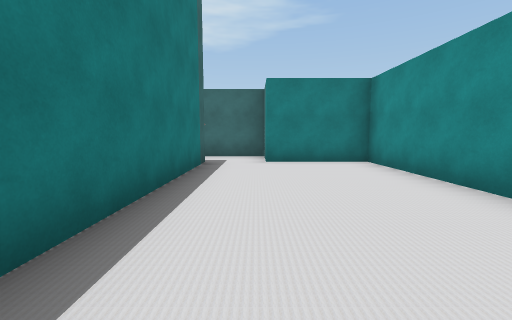
View 1 (above)

15 first-person views from a walk through a 3-D level made in the Unity game engine. The camera is 1.4 m above the floor, tilts 6° down and sees 90° across. The floor is counted in squares, 2 m on a side. Each view is taken from the middle of a square. On the plan, view 1 faces up. The plan holds only what a view shows up to about 9 squares ahead; the rest is blank. The player is left out. Some surface patterns are stand-ins.

View 2
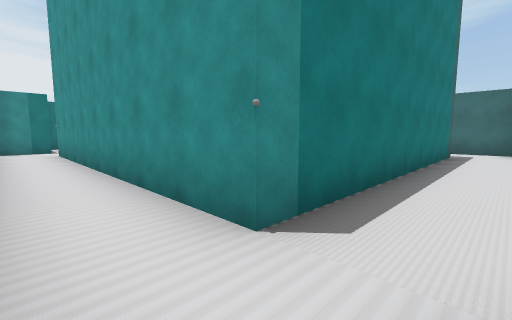

View 3
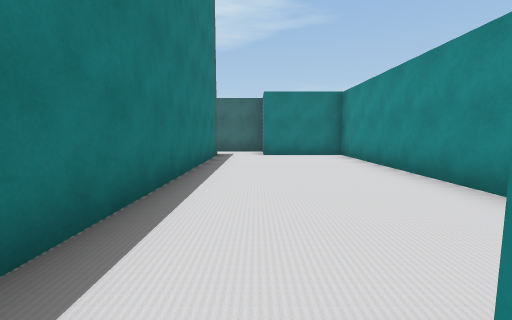

View 4
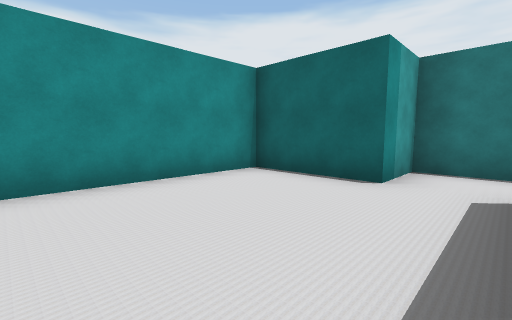

View 5
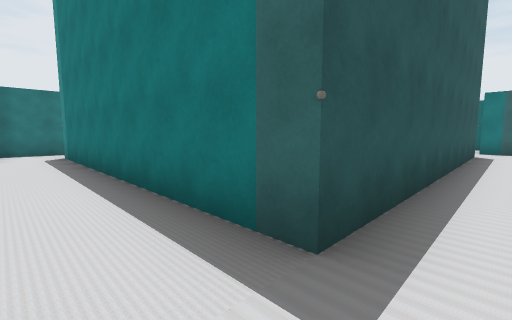

View 6
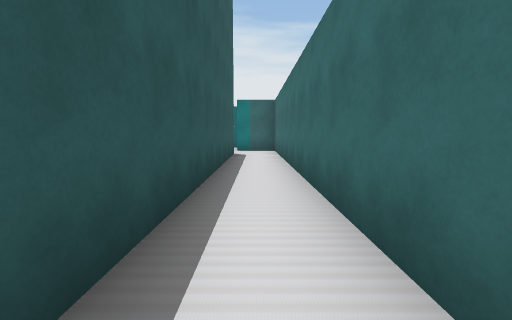

View 7
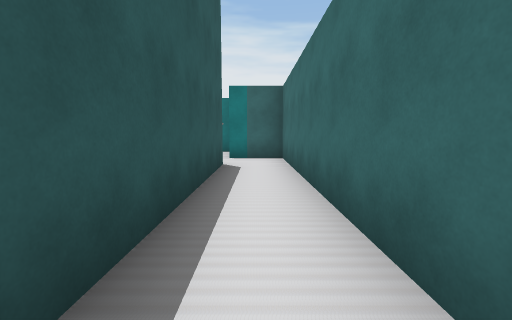

View 8
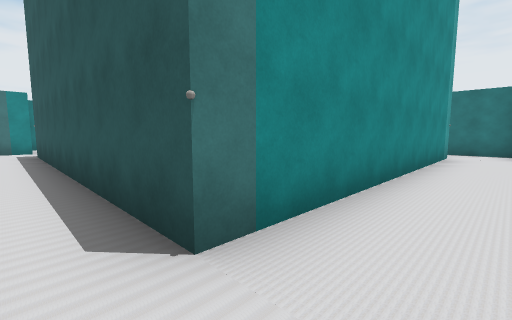

View 9
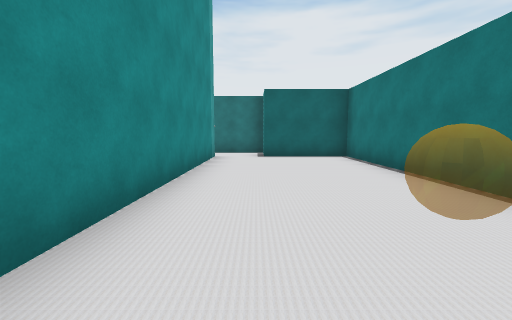

View 10
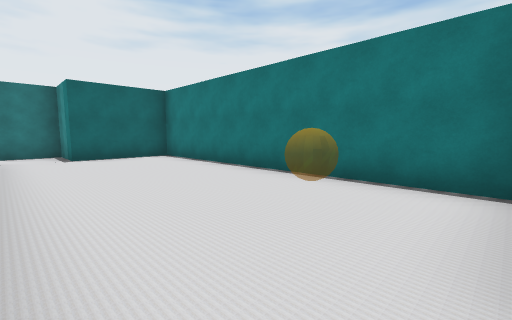

View 11
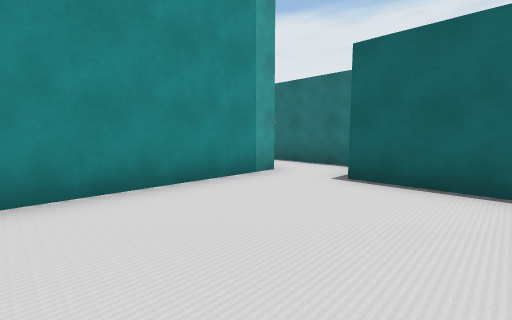

View 12
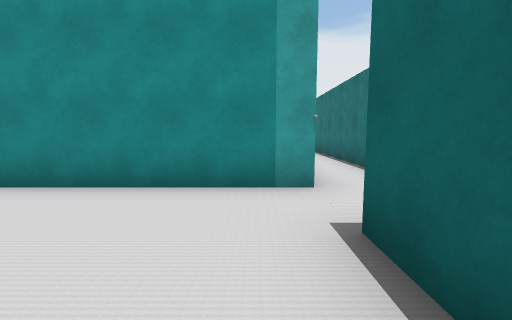

View 13
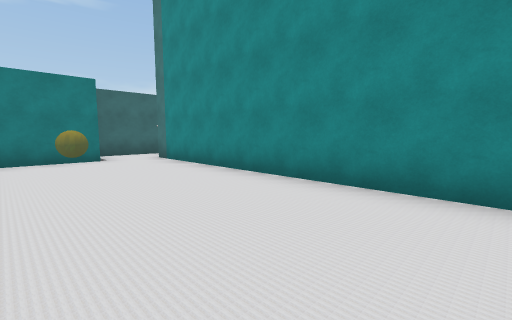

View 14
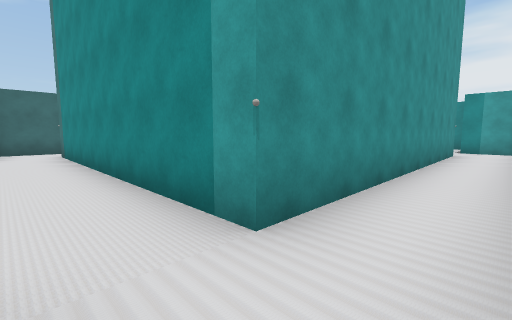

View 15
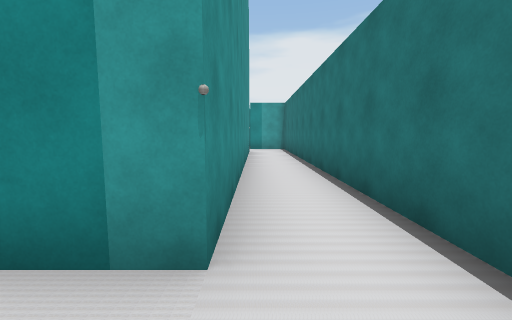

### Floor plan
Points are (right, up) in squares from view 1. A wall is a line through its corners. A room is listed if a view was taken in it or the views show most of it. See-through windows are left out.
Room 1 (views 1, 2, 3, 4, 5, 6, 7, 14, 15)
walls: (0.4, 7.8) (-9.5, 7.8); (-9.8, 6.3) (-1.2, 6.3) (-1.2, -1.8) (-9.8, -1.8); (-11.2, -1.8) (-11.2, -3.3) (0.2, -3.3) (0.2, -1.8) (2.8, -1.8) (2.8, 6.2) (0.2, 6.2) (0.2, 7.1)
ways out: opening at (-10.5, -2) to room 2; opening at (-9, 7) to room 2
Room 2 (views 8, 9, 10, 11, 12, 13)
walls: (-13.8, 6.1) (-13.8, -1.8) (-11.2, -1.8); (-9.8, -1.8) (-9.8, 6.3); (-9.5, 7.8) (-11.2, 7.8) (-11.2, 6.2) (-13.1, 6.2)
ways out: opening at (-10.5, -2) to room 1; opening at (-9, 7) to room 1

Where each view was taken, in squares from view 1:
view 1: 0 up, 0 right, facing up
view 2: 3 down, 0 right, facing up-left
view 3: 2 down, 0 right, facing up
view 4: 2 up, 1 left, facing down-right
view 5: 7 up, 0 right, facing down-left
view 6: 7 up, 1 left, facing left
view 7: 7 up, 4 left, facing left
view 8: 7 up, 11 left, facing down-right
view 9: 6 up, 11 left, facing down
view 10: 6 up, 10 left, facing down-left
view 11: 2 up, 13 left, facing down-right
view 12: 1 down, 13 left, facing right
view 13: 1 down, 13 left, facing up-right
view 14: 3 down, 11 left, facing up-right
view 15: 2 down, 11 left, facing right
